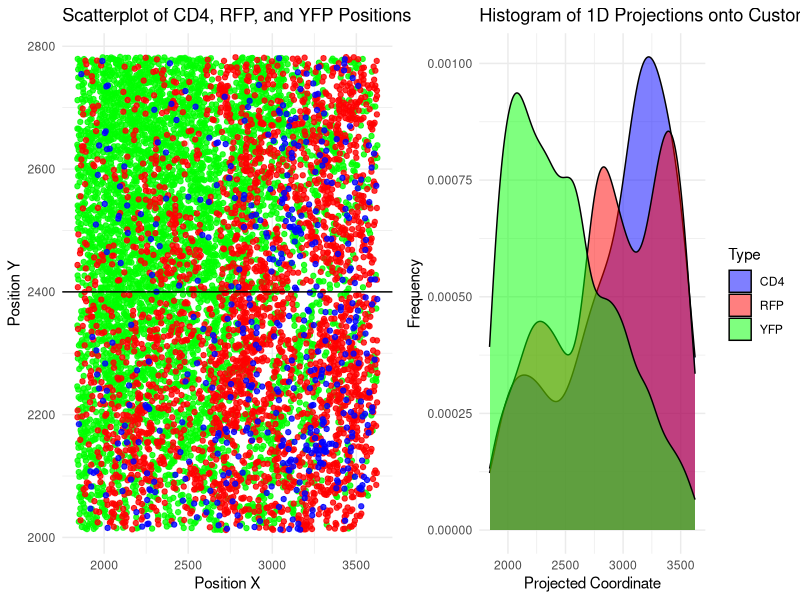

Source code (R):
library(ggplot2)
library(gridExtra)

# Read the CSV files
CD4_df <- read.csv("3mm_tumor/CD4_Pos.csv")
RFP_df <- read.csv("3mm_tumor/RFP_Pos.csv")
YFP_df <- read.csv("3mm_tumor/YFP_Pos.csv")

# Function to project a point onto a given line y = mx + b
project_onto_line <- function(x, y, m, b) {
  # Compute projection scalar
  t <- (x + m * (y - b)) / (1 + m^2)
  return(t)  # Return vector of 1D projection coordinates
}

# Define the new line equation
m <- 0  # Slope
b <- 2400  # Intercept

# Plot each dataset separately
p1 <- ggplot() +
  geom_point(data = YFP_df, aes(x = pos_x, y = pos_y), color = "green", alpha = 0.8) +
  geom_point(data = RFP_df, aes(x = pos_x, y = pos_y), color = "red", alpha = 0.8) +
  geom_point(data = CD4_df, aes(x = pos_x, y = pos_y), color = "blue", alpha = 0.8) +
  geom_abline(slope = m, intercept = b, color = "black") +
  theme_minimal() +
  labs(title = "Scatterplot of CD4, RFP, and YFP Positions",
       x = "Position X",
       y = "Position Y") +
  theme(legend.position = "none")

# Apply projection to each dataset
CD4_proj <- project_onto_line(CD4_df$pos_x, CD4_df$pos_y, m, b)
RFP_proj <- project_onto_line(RFP_df$pos_x, RFP_df$pos_y, m, b)
YFP_proj <- project_onto_line(YFP_df$pos_x, YFP_df$pos_y, m, b)

# write.csv(data.frame(CD4_proj), "5mm_tumor/CD4_1D_projected.csv", row.names = FALSE, col.names = FALSE)
# write.csv(data.frame(RFP_proj), "5mm_tumor/RFP_1D_projected.csv", row.names = FALSE, col.names = FALSE)
# write.csv(data.frame(YFP_proj), "5mm_tumor/YFP_1D_projected.csv", row.names = FALSE, col.names = FALSE)


# Convert to dataframes
CD4_1D <- data.frame(proj_1D = CD4_proj, Type = "CD4")
RFP_1D <- data.frame(proj_1D = RFP_proj, Type = "RFP")
YFP_1D <- data.frame(proj_1D = YFP_proj, Type = "YFP")

# Combine projected points into a single dataframe for visualization
proj_df <- rbind(CD4_1D, RFP_1D, YFP_1D)

# Plot the 1D probability density function
p2 <- ggplot(proj_df, aes(x = proj_1D, fill = Type)) +
  geom_density(alpha = 0.5, position = "identity") + 
  theme_minimal() +
  labs(title = "Histogram of 1D Projections onto Custom Line",
       x = "Projected Coordinate",
       y = "Frequency") +
  scale_fill_manual(values = c("CD4" = "blue", "RFP" = "red", "YFP" = "green"))
# Arrange plots side by side
grid.arrange(p1, p2, ncol = 2)


